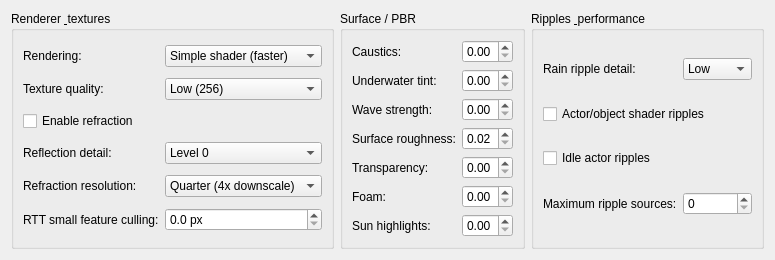
     <widget class="QWidget" name="WaterWrapper">
      <attribute name="title">
       <string>Water</string>
      </attribute>
      <layout class="QVBoxLayout" name="waterPageLayout">
       <item>
        <layout class="QHBoxLayout" name="waterColumnsLayout">
         <item>
          <widget class="QGroupBox" name="waterRendererGroupBox">
           <property name="title">
            <string>Renderer &amp; textures</string>
           </property>
           <layout class="QGridLayout" name="waterRendererLayout">
            <item row="0" column="0">
             <widget class="QLabel" name="waterModeAdvancedLabel">
              <property name="text">
               <string>Rendering:</string>
              </property>
             </widget>
            </item>
            <item row="0" column="1">
             <widget class="QComboBox" name="waterModeAdvancedComboBox">
              <item>
               <property name="text">
                <string>Simple shader (faster)</string>
               </property>
              </item>
              <item>
               <property name="text">
                <string>PBR / New</string>
               </property>
              </item>
             </widget>
            </item>
            <item row="1" column="0">
             <widget class="QLabel" name="waterTextureSizeLabel">
              <property name="text">
               <string>Texture quality:</string>
              </property>
             </widget>
            </item>
            <item row="1" column="1">
             <widget class="QComboBox" name="waterTextureSizeComboBox">
              <item>
               <property name="text">
                <string>Low (256)</string>
               </property>
              </item>
              <item>
               <property name="text">
                <string>Medium (512)</string>
               </property>
              </item>
              <item>
               <property name="text">
                <string>High (1024)</string>
               </property>
              </item>
              <item>
               <property name="text">
                <string>Ultra (2048)</string>
               </property>
              </item>
             </widget>
            </item>
            <item row="2" column="0" colspan="2">
             <widget class="QCheckBox" name="waterRefractionCheckBox">
              <property name="text">
               <string>Enable refraction</string>
              </property>
             </widget>
            </item>
            <item row="3" column="0">
             <widget class="QLabel" name="waterReflectionDetailLabel">
              <property name="text">
               <string>Reflection detail:</string>
              </property>
             </widget>
            </item>
            <item row="3" column="1">
             <widget class="QComboBox" name="waterReflectionDetailComboBox">
              <item>
               <property name="text">
                <string>Level 0</string>
               </property>
              </item>
              <item>
               <property name="text">
                <string>Level 1</string>
               </property>
              </item>
              <item>
               <property name="text">
                <string>Level 2</string>
               </property>
              </item>
              <item>
               <property name="text">
                <string>Level 3</string>
               </property>
              </item>
              <item>
               <property name="text">
                <string>Level 4</string>
               </property>
              </item>
              <item>
               <property name="text">
                <string>Level 5</string>
               </property>
              </item>
             </widget>
            </item>
            <item row="4" column="0">
             <widget class="QLabel" name="waterRefractionScaleLabel">
              <property name="text">
               <string>Refraction resolution:</string>
              </property>
             </widget>
            </item>
            <item row="4" column="1">
             <widget class="QComboBox" name="waterRefractionScaleComboBox">
              <item>
               <property name="text">
                <string>Quarter (4x downscale)</string>
               </property>
              </item>
              <item>
               <property name="text">
                <string>Third (3x downscale)</string>
               </property>
              </item>
              <item>
               <property name="text">
                <string>Half (2x downscale)</string>
               </property>
              </item>
              <item>
               <property name="text">
                <string>Full (1x)</string>
               </property>
              </item>
             </widget>
            </item>
            <item row="5" column="0">
             <widget class="QLabel" name="waterSmallFeatureLabel">
              <property name="text">
               <string>RTT small feature culling:</string>
              </property>
             </widget>
            </item>
            <item row="5" column="1">
             <widget class="QDoubleSpinBox" name="waterSmallFeatureSpinBox">
              <property name="decimals">
               <number>1</number>
              </property>
              <property name="maximum">
               <double>64.000000000000000</double>
              </property>
              <property name="singleStep">
               <double>1.000000000000000</double>
              </property>
              <property name="suffix">
               <string> px</string>
              </property>
             </widget>
            </item>
           </layout>
          </widget>
         </item>
         <item>
          <widget class="QGroupBox" name="waterSurfaceGroupBox">
           <property name="title">
            <string>Surface / PBR</string>
           </property>
           <layout class="QGridLayout" name="waterSurfaceLayout">
            <item row="0" column="0">
             <widget class="QLabel" name="waterCausticsLabel">
              <property name="text">
               <string>Caustics:</string>
              </property>
             </widget>
            </item>
            <item row="0" column="1">
             <widget class="QDoubleSpinBox" name="waterCausticsSpinBox">
              <property name="decimals">
               <number>2</number>
              </property>
              <property name="maximum">
               <double>3.000000000000000</double>
              </property>
              <property name="singleStep">
               <double>0.100000000000000</double>
              </property>
             </widget>
            </item>
            <item row="1" column="0">
             <widget class="QLabel" name="waterTintLabel">
              <property name="text">
               <string>Underwater tint:</string>
              </property>
             </widget>
            </item>
            <item row="1" column="1">
             <widget class="QDoubleSpinBox" name="waterTintSpinBox">
              <property name="decimals">
               <number>2</number>
              </property>
              <property name="maximum">
               <double>2.000000000000000</double>
              </property>
              <property name="singleStep">
               <double>0.100000000000000</double>
              </property>
             </widget>
            </item>
            <item row="2" column="0">
             <widget class="QLabel" name="waterWaveLabel">
              <property name="text">
               <string>Wave strength:</string>
              </property>
             </widget>
            </item>
            <item row="2" column="1">
             <widget class="QDoubleSpinBox" name="waterWaveSpinBox">
              <property name="decimals">
               <number>2</number>
              </property>
              <property name="maximum">
               <double>1.000000000000000</double>
              </property>
              <property name="singleStep">
               <double>0.050000000000000</double>
              </property>
             </widget>
            </item>
            <item row="3" column="0">
             <widget class="QLabel" name="waterRoughnessLabel">
              <property name="text">
               <string>Surface roughness:</string>
              </property>
             </widget>
            </item>
            <item row="3" column="1">
             <widget class="QDoubleSpinBox" name="waterRoughnessSpinBox">
              <property name="decimals">
               <number>2</number>
              </property>
              <property name="minimum">
               <double>0.020000000000000</double>
              </property>
              <property name="maximum">
               <double>1.000000000000000</double>
              </property>
              <property name="singleStep">
               <double>0.020000000000000</double>
              </property>
             </widget>
            </item>
            <item row="4" column="0">
             <widget class="QLabel" name="waterTransparencyLabel">
              <property name="text">
               <string>Transparency:</string>
              </property>
             </widget>
            </item>
            <item row="4" column="1">
             <widget class="QDoubleSpinBox" name="waterTransparencySpinBox">
              <property name="decimals">
               <number>2</number>
              </property>
              <property name="maximum">
               <double>1.400000000000000</double>
              </property>
              <property name="singleStep">
               <double>0.050000000000000</double>
              </property>
             </widget>
            </item>
            <item row="5" column="0">
             <widget class="QLabel" name="waterFoamLabel">
              <property name="text">
               <string>Foam:</string>
              </property>
             </widget>
            </item>
            <item row="5" column="1">
             <widget class="QDoubleSpinBox" name="waterFoamSpinBox">
              <property name="decimals">
               <number>2</number>
              </property>
              <property name="maximum">
               <double>2.000000000000000</double>
              </property>
              <property name="singleStep">
               <double>0.100000000000000</double>
              </property>
             </widget>
            </item>
            <item row="6" column="0">
             <widget class="QLabel" name="waterHighlightLabel">
              <property name="text">
               <string>Sun highlights:</string>
              </property>
             </widget>
            </item>
            <item row="6" column="1">
             <widget class="QDoubleSpinBox" name="waterHighlightSpinBox">
              <property name="decimals">
               <number>2</number>
              </property>
              <property name="maximum">
               <double>2.000000000000000</double>
              </property>
              <property name="singleStep">
               <double>0.100000000000000</double>
              </property>
             </widget>
            </item>
           </layout>
          </widget>
         </item>
         <item>
          <widget class="QGroupBox" name="waterRipplesGroupBox">
           <property name="title">
            <string>Ripples &amp; performance</string>
           </property>
           <layout class="QGridLayout" name="waterRipplesLayout">
            <item row="0" column="0">
             <widget class="QLabel" name="waterRippleDetailLabel">
              <property name="text">
               <string>Rain ripple detail:</string>
              </property>
             </widget>
            </item>
            <item row="0" column="1">
             <widget class="QComboBox" name="waterRippleDetailComboBox">
              <item>
               <property name="text">
                <string>Low</string>
               </property>
              </item>
              <item>
               <property name="text">
                <string>Normal</string>
               </property>
              </item>
              <item>
               <property name="text">
                <string>High</string>
               </property>
              </item>
             </widget>
            </item>
            <item row="1" column="0" colspan="2">
             <widget class="QCheckBox" name="waterShaderRipplesCheckBox">
              <property name="text">
               <string>Actor/object shader ripples</string>
              </property>
             </widget>
            </item>
            <item row="2" column="0" colspan="2">
             <widget class="QCheckBox" name="waterIdleRipplesCheckBox">
              <property name="text">
               <string>Idle actor ripples</string>
              </property>
             </widget>
            </item>
            <item row="3" column="0">
             <widget class="QLabel" name="waterMaxRipplesLabel">
              <property name="text">
               <string>Maximum ripple sources:</string>
              </property>
             </widget>
            </item>
            <item row="3" column="1">
             <widget class="QSpinBox" name="waterMaxRipplesSpinBox">
              <property name="maximum">
               <number>16</number>
              </property>
             </widget>
            </item>
           </layout>
          </widget>
         </item>
        </layout>
       </item>
      </layout>
     </widget>
